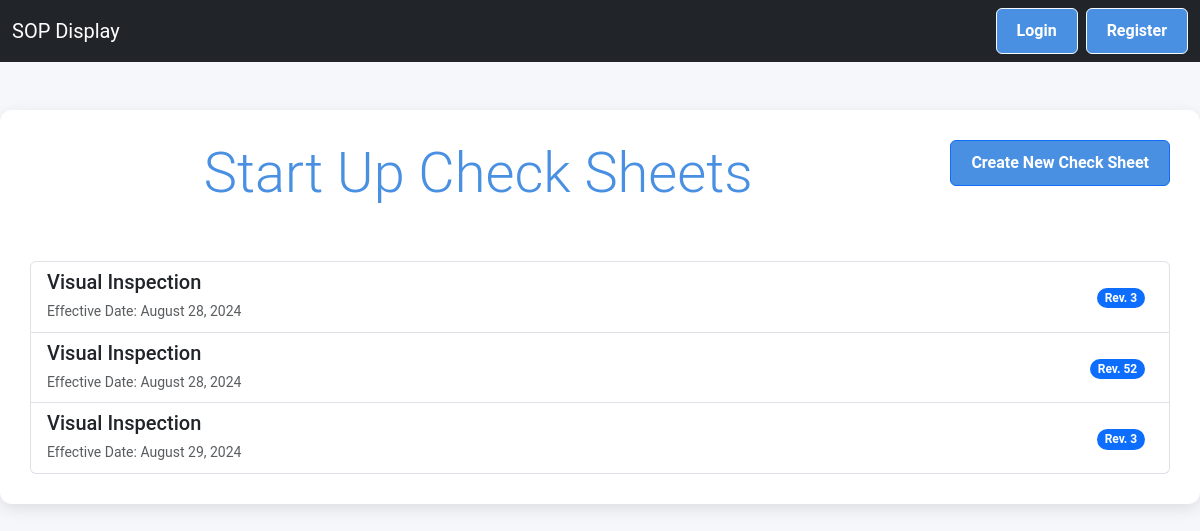
The app's page /screen/startup/ with its own data.
### screen_app/models.py (models this page shows, shortened)
class StartUpCheckSheet(models.Model):
    revision_no = models.IntegerField(verbose_name="Rev. No.")
    effective_date = models.DateField(verbose_name="Eff. Date",default=timezone.now, blank=True)
    process_operation = models.ForeignKey(MachineLocation, on_delete=models.CASCADE, verbose_name="Process/Operation")
    month = models.DateField(default=timezone.now, blank=True)
    OKAY_CHOICES = [
        ('✔', 'OK'),
        ('✘', 'Not OK'),
    ]
    checkpoint_1 = models.CharField(max_length=6, choices=OKAY_CHOICES, verbose_name="Check Point 1")
    checkpoint_2 = models.CharField(max_length=6, choices=OKAY_CHOICES, verbose_name="Check Point 2")
    checkpoint_3 = models.CharField(max_length=6, choices=OKAY_CHOICES, verbose_name="Check Point 3")
    checkpoint_4 = models.CharField(max_length=6, choices=OKAY_CHOICES, verbose_name="Check Point 4")
    checkpoint_5 = models.CharField(max_length=6, choices=OKAY_CHOICES, verbose_name="Check Point 5")
    checkpoint_6 = models.CharField(max_length=6, choices=OKAY_CHOICES, verbose_name="Check Point 6")
    checkpoint_7 = models.CharField(max_length=6, choices=OKAY_CHOICES, verbose_name="Check Point 7")
    checkpoint_8 = models.CharField(max_length=6, choices=OKAY_CHOICES, verbose_name="Check Point 8")
    checkpoint_9 = models.CharField(max_length=6, choices=OKAY_CHOICES, verbose_name="Check Point 9")
    checkpoint_10 = models.CharField(max_length=6, choices=OKAY_CHOICES, verbose_name="Check Point 10")
    checkpoint_11 = models.CharField(max_length=6, choices=OKAY_CHOICES, verbose_name="Check Point 11")
    checkpoint_12 = models.CharField(max_length=6, choices=OKAY_CHOICES, verbose_name="Check Point 12")
    checkpoint_13 = models.CharField(max_length=6, choices=OKAY_CHOICES, verbose_name="Check Point 13")
    checkpoint_14 = models.CharField(max_length=6, choices=OKAY_CHOICES, verbose_name="Check Point 14")
    checkpoint_15 = models.CharField(max_length=6, choices=OKAY_CHOICES, verbose_name="Check Point 15")
    checkpoint_16 = models.CharField(max_length=6, choices=OKAY_CHOICES, verbose_name="Check Point 16")
    checkpoint_17 = models.CharField(max_length=6, choices=OKAY_CHOICES, verbose_name="Check Point 17")
    checkpoint_18 = models.CharField(max_length=6, choices=OKAY_CHOICES, verbose_name="Check Point 18")
    checkpoint_19 = models.CharField(max_length=6, choices=OKAY_CHOICES, verbose_name="Check Point 19")
    checkpoint_20 = models.CharField(max_length=6, choices=OKAY_CHOICES, verbose_name="Check Point 20")
    checkpoint_21 = models.CharField(max_length=6, choices=OKAY_CHOICES, verbose_name="Check Point 21")
    checkpoint_22 = models.CharField(max_length=6, choices=OKAY_CHOICES, verbose_name="Check Point 22")
    checkpoint_23 = models.CharField(max_length=6, choices=OKAY_CHOICES, verbose_name="Check Point 23")
    checkpoint_24 = models.CharField(max_length=6, choices=OKAY_CHOICES, verbose_name="Check Point 24")
    checkpoint_25 = models.CharField(max_length=6, choices=OKAY_CHOICES, verbose_name="Check Point 25")
    manager = models.ForeignKey(User, on_delete=models.CASCADE, default=None ,blank=True)
    verified_by = models.CharField(max_length=1, choices=OKAY_CHOICES, default='✘',blank=True)
    class Meta:
        verbose_name = "Start Up Check Sheet"
        verbose_name_plural = "Start Up Check Sheets"

class MachineLocation(models.Model):
    location_name = models.CharField(max_length=100, unique=True, verbose_name="Machine Location")
    min_skill_required = models.IntegerField(verbose_name="Minimum Skill Required")
    def __str__(self):
        return self.location_name

### screen_app/views.py (the view)
# urls.py: path('startup/', StartUpCheckSheetListView.as_view(), name='checksheet_list'),
class StartUpCheckSheetListView(ListView):
    model = StartUpCheckSheet
    template_name = 'startup/startup_checksheet_list.html'  # Create this template
    context_object_name = 'check_sheets'

### screen_app/templates/startup/startup_checksheet_list.html (shortened to what this page needs)
{% extends 'base.html' %}
{% block content %}
<div class="container mt-5">
    <div class="row mb-4">
        <div class="col">
            <h1 class="display-4">Start Up Check Sheets</h1>
        </div>
        <div class="col-auto">
            <a href="{% url 'checksheet_create' %}" class="btn btn-primary">
                 Create New Check Sheet
            </a>
        </div>
    </div>
    <div class="row">
        <div class="col">
            <div class="list-group">
                {% for sheet in check_sheets %}
                    <a href="{% url 'checksheet_detail' sheet.pk %}" class="list-group-item list-group-item-action d-flex justify-content-between align-items-center">
                        <div>
                            <h5 class="mb-1">{{ sheet.process_operation }}</h5>
                            <small class="text-muted">Effective Date: {{ sheet.effective_date|date:"F d, Y" }}</small>
                        </div>
                        <div>
                            <span class="badge bg-primary rounded-pill me-2">Rev. {{ sheet.revision_no }}</span>
                        </div>
                    </a>
                {% empty %}
                    <div class="alert alert-info" role="alert">
                        <i class="fas fa-info-circle"></i> No check sheets available. Create a new one to get started!
                    </div>
                {% endfor %}
            </div>
        </div>
    </div>
</div>
{% endblock %}

### templates/base.html (style rules this page uses)
html, body { height: 100%; margin: 0; padding: 0; overflow-x: hidden; }
body { padding-top: 0px; }
body { scrollbar-width: none; -ms-overflow-style: none; }
:root { --primary-color: #4a90e2; --secondary-color: #f5f7fa; --text-color: #333; --border-color: #e0e0e0; }
body { font-family: "Roboto", Arial, sans-serif; background-color: var(--secondary-color); color: var(--text-color); line-height: 1.6; margin: 0; padding: 0; }
.container { max-width: 1200px; margin: 40px auto; padding: 30px; background-color: #ffffff; border-radius: 12px; box-shadow: 0 5px 15px rgba(0, 0, 0, 0.1); }
h1 { color: var(--primary-color); font-size: 2.5em; text-align: center; margin-bottom: 30px; }
.btn { display: inline-block; background-color: var(--primary-color); color: white; padding: 10px 20px; text-decoration: none; border-radius: 6px; font-weight: bold; transition: background-color 0.3s ease; }
.btn-primary { background-color: var(--primary-color); }

### records on screen
StartUpCheckSheet: process_operation "Visual Inspection", effective_date "August 28, 2024", revision_no "3"
StartUpCheckSheet: process_operation "Visual Inspection", effective_date "August 28, 2024", revision_no "52"
StartUpCheckSheet: process_operation "Visual Inspection", effective_date "August 29, 2024", revision_no "3"
